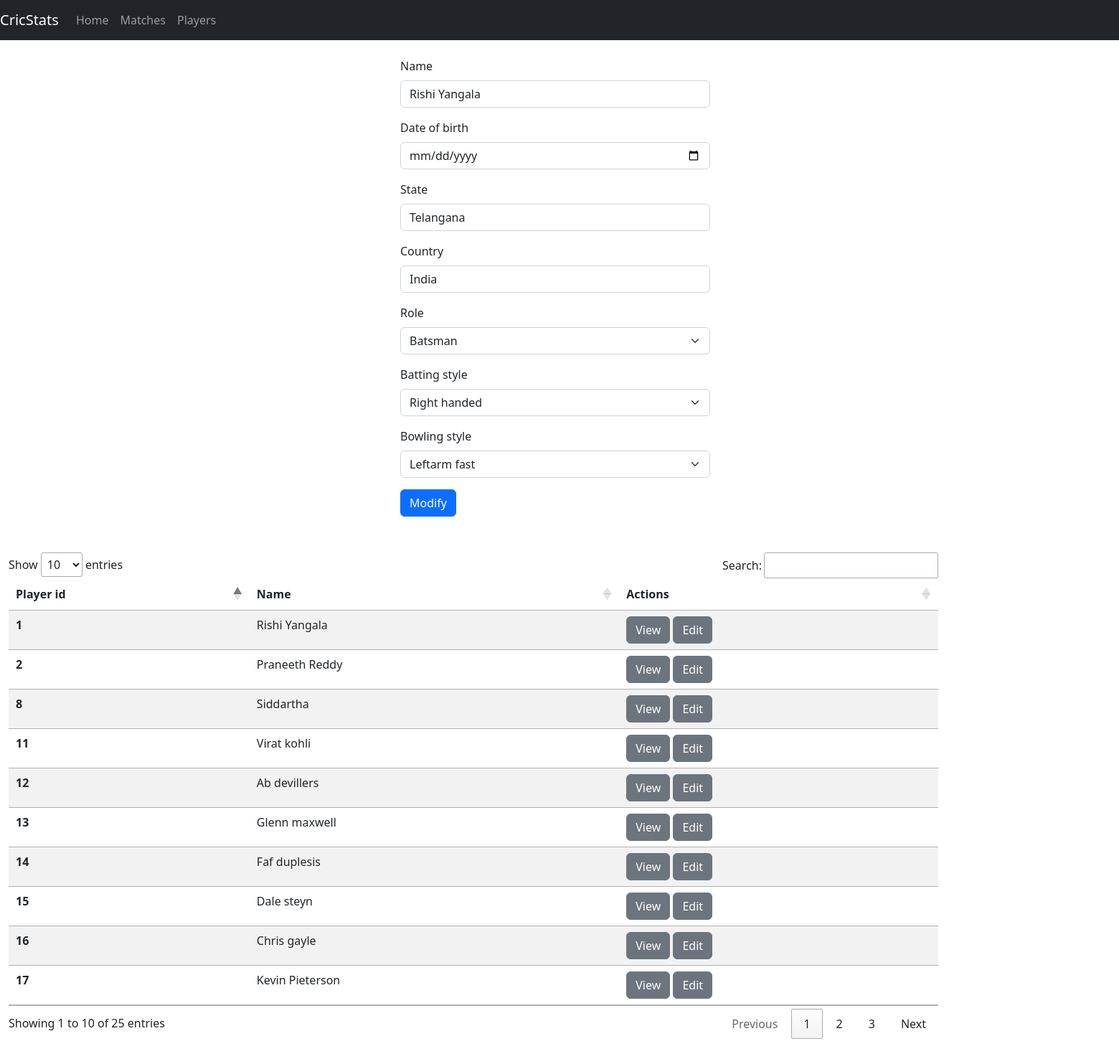
Page /modify_player.php?id=1 on the committed database.
### tables this page shows
CREATE TABLE `player` (
  `Player_Id` int(11) NOT NULL,
  `Name` varchar(255) NOT NULL,
  `Dob` date NOT NULL,
  `Role` enum('Batsmen','Bowler','Allrounder','WK-Batsmen') NOT NULL,
  `Batting_Style` enum('Right_handed','Left_handed','','') NOT NULL,
  `Bowling_Style` enum('Leftarm_fast','Rightarm_fast','Leftarm_fast_medium','Rightarm_fast_medium','Rightarm_finger_spin','Leftarm_finger_spin','Rightarm_wrist_spin','Leftarm_wrist_spin') NOT NULL,
  `State` varchar(255) NOT NULL,
  `Country` varchar(255) NOT NULL
);

### modify_player.php (the view, shortened to what this page needs)
<?php
include("dbcon.php");
$player_id = $_GET['id'];
$query = "select * from player where Player_Id = $player_id";
$player_result = mysqli_fetch_assoc(mysqli_query($con, $query));
?>
<!doctype html>
<html lang="en">
  <head>
    <link href="https://cdn.jsdelivr.net/npm/bootstrap@5.2.2/dist/css/bootstrap.min.css" rel="stylesheet">
    <link href="//cdn.datatables.net/1.12.1/css/jquery.dataTables.min.css" rel="stylesheet">
    <link href="player_page.css" rel="stylesheet">
  </head>
  <head>
</head>
<nav class="navbar static-top navbar-expand-lg navbar-dark bg-dark">
  <a class="navbar-brand">CricStats</a>
  <div class="collapse navbar-collapse" id="navbarTogglerDemo02">
    <ul class="nav navbar-nav navbar-right">
      <li class="nav-item">
        <a class="nav-link" href="index.php">Home</a>
      </li>
      <li class="nav-item ">
        <a class="nav-link" href="show_match.php">Matches</a>
      </li>
      <li class="nav-item active">
        <a class="nav-link" href="show_player.php" href="#">Players</a>
      </li>
    </ul>
  </div>
</nav>
   <div class="container mt-4 details">
   <form method="post">
  <div class="mb-3 col-4">
    <label for="player_name" class="form-label">Name</label>
    <input type="text" class="form-control" id="player_name" name="player_name" value="<?php echo $player_result['Name'] ?>">
  </div>
  <div class="mb-3 col-4">
    <label for="birth_date" class="form-label">Date of birth</label>
    <input type="date" class="form-control" id="birth_date" name="birth_date" value="<?php echo $player_result['Dob'] ?>">
  </div>
  <div class="mb-3 col-4">
    <label for="state" class="form-label">State</label>
    <input type="text" class="form-control" id="state" name="state" value="<?php echo $player_result['State'] ?>">
  </div>
  <div class="mb-3 col-4">
    <label for="country" class="form-label">Country</label>
    <input type="text" class="form-control" id="country" name="country" value="<?php echo $player_result['Country'] ?>">
  </div>
  <div class="mb-3 col-4">
    <label for="role" class="form-label">Role</label>
    <select class="form-select"  id="role" name="role">
    <option value="Batsmen" <?php echo ($player_result['Role'] == 'Batsmen')?"selected":""; ?>>Batsman</option>
</select>
  </div>
  <div class="mb-3 col-4">
    <label for="batting_action" class="form-label">Batting style</label>
    <select class="form-select" id="batting_action" name="batting_action">
    <option value="Right_handed" <?php echo ($player_result['Role'] == 'Right_handed')?"selected":""; ?>>Right handed</option>
</select>
  </div>
  <div class="mb-3 col-4">
    <label for="bowling_action" class="form-label">Bowling style</label>
    <select class="form-select"  id="bowling_action" name="bowling_action">
    <option value="Leftarm_fast" <?php echo ($player_result['Role'] == 'Leftarm_fast')?"selected":""; ?>>Leftarm fast</option>
</select>
  </div>
  <button type="submit" class="btn btn-primary">Modify</button>
</form>
   </div>
   <div class="container present">
   <table class="table table-striped table-borderred" id="myTable">
  <thead>
    <tr>
      <th scope="col">Player id</th>
      <th scope="col">Name</th>
      <th scope="col">Actions</th>
    </tr>
  </thead>
  <tbody>
  <?php
    $query="select * from Player";
    $res=mysqli_query($con,$query);
    while($row=mysqli_fetch_assoc($res)){
      echo "<tr>
    <th scope='row'>".$row['Player_Id']."</th>
    <td>".$row['Name']."</td>
    <td>
    <a class='btn btn-secondary' href='view_player.php?id=" .$row['Player_Id']."'> View</a>
    <a class='btn btn-secondary' href='modify_player.php?id=" .$row['Player_Id']."'> Edit</a>
    </td>
  </tr>";
}
  ?>
  </tbody>
</table>
   </div>
  </body>
</html>

### player_page.css (style rules this page uses)
.details { width:100%; margin-left:35%; }
.present { margin:50px 0; }

### rows in the picture
player: player_name "Rishi Yangala", state "Telangana", country "India", role "Batsman", Player_Id "1", Name "Rishi Yangala"
player: Player_Id "2", Name "Praneeth Reddy"
player: Player_Id "8", Name "Siddartha"
player: Player_Id "11", Name "Virat kohli"
player: Player_Id "12", Name "Ab devillers"
player: Player_Id "13", Name "Glenn maxwell"
player: Player_Id "14", Name "Faf duplesis"
player: Player_Id "15", Name "Dale steyn"
player: Player_Id "16", Name "Chris gayle"
player: Player_Id "17", Name "Kevin Pieterson"
